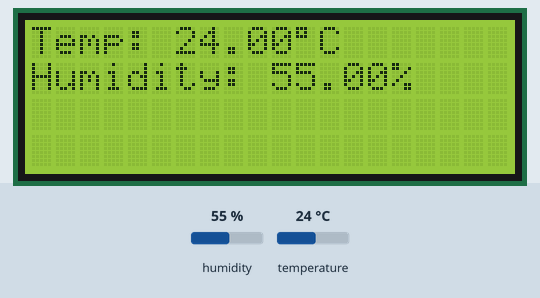
A sketch run on a simulated Arduino Uno, built with avr-gcc and run on an emulated ATmega328P. Shown: 20×4 character LCD. The inputs (shaded band) are chosen by the test bench; at power-on: humidity 55 %, temperature 24 °C.

Above: at 1.2 s.
1.3 s: humidity set to 22 %
At 2.6 s:
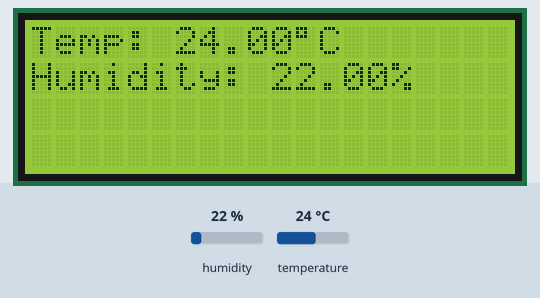
3.7 s: temperature set to 12 °C
At 5.5 s:
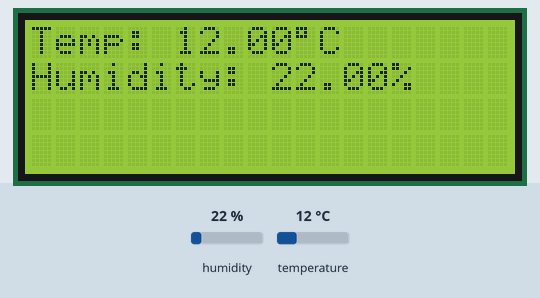
5.8 s: humidity set to 40 %
At 7.3 s:
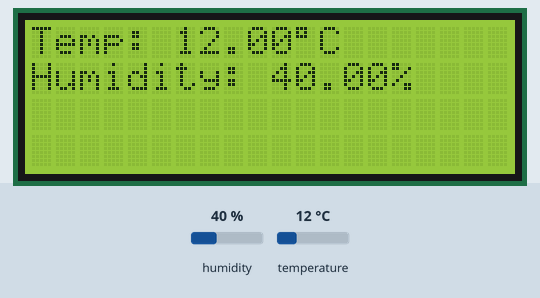
7.9 s: temperature set to 19 °C
Timing chart, 0 to 10.9 s (numbered marks = the images above; inputs shaded):
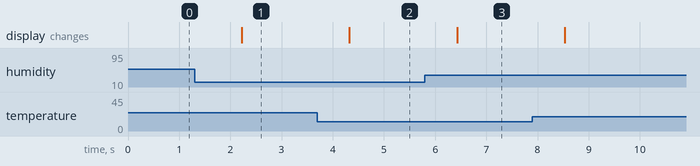

Measured:
- after the input at 1.3 s, the display: changes after 0.92 s (image 1)
- after the input at 3.7 s, the display: changes after 0.62 s (image 2)
- after the input at 5.8 s, the display: changes after 0.63 s (image 3)

The sketch:

main.ino
```cpp
//set up the lcd screen
#include <Wire.h> //Library for I2C communication
#include <LiquidCrystal_I2C.h> //Library for LCD
//Wiring: SDA pin is connected to A4 and SCL pin to A5.
//Connect to LCD via I2C, default address 0x27
LiquidCrystal_I2C lcd(0x27,20,4); //Change to (0x27,16,2) for 16x2 LCD.


//set up the temperature sensor
#include <dht.h>
dht DHT;
#define DHT11_PIN 7

void setup()
{
//Initiate the LCD
lcd.init();
lcd.backlight();
}
void loop()
{
int chk = DHT.read11(DHT11_PIN);

lcd.setCursor(0,0); //Set the cursor on the first column and first row.
lcd.print("Temp: ");
lcd.print(DHT.temperature);
lcd.print((char)223);
lcd.print("C");
lcd.setCursor(0,1);//Set the cursor on the first column and 2nd row.
lcd.print("Humidity: ");
lcd.print(DHT.humidity);
lcd.print("%");
delay(1000);
}
```
